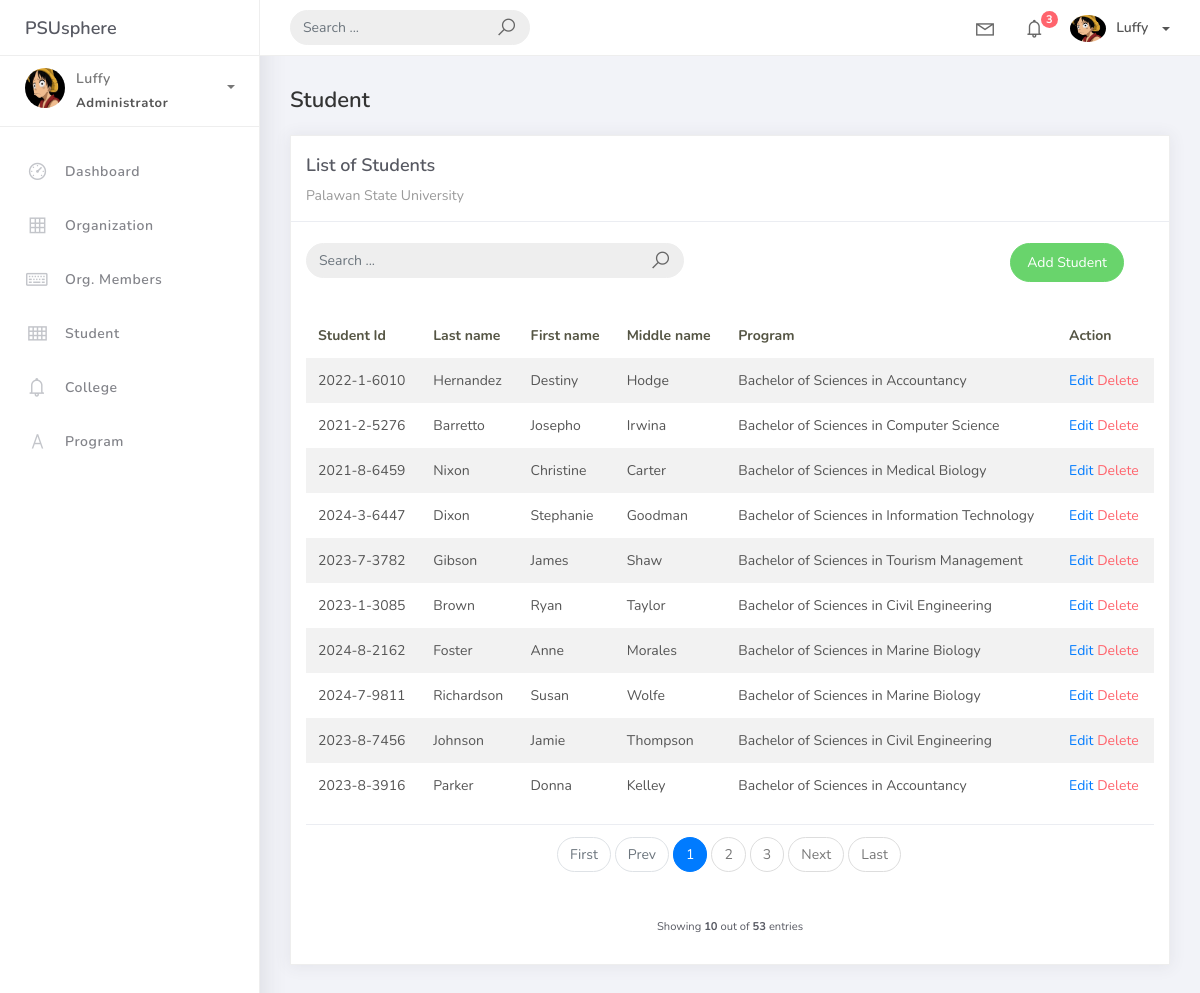
Screenshot of /student_list with the database file from the repository.
### studentorg/models.py (models this page shows, shortened)
class BaseModel(models.Model):
    created_at = models.DateTimeField(auto_now_add=True, db_index=True)
    updated_at = models.DateTimeField(auto_now=True)
    class Meta:
        abstract = True

class Student(BaseModel):
    student_id = models.CharField(max_length=15)
    lastname = models.CharField(max_length=25)
    firstname = models.CharField(max_length=25)
    middlename = models.CharField(max_length=25, blank=True, null=True)
    program = models.ForeignKey(Program, on_delete=models.CASCADE)

class Program(BaseModel):
    prog_name = models.CharField(max_length=150)
    college = models.ForeignKey(College, on_delete=models.CASCADE)
    def __str__(self):
        return self.prog_name

### studentorg/views.py (the view, shortened to what this page needs)
# urls.py: path('student_list', StudentList.as_view(), name='student-list'),
class StudentList(ListView):
    model = Student
    context_object_name = 'student'
    template_name = 'student/stud_list.html'
    paginate_by = 10
    def get_queryset(self, *args, **kwargs):
        qs = super(StudentList, self).get_queryset(*args, **kwargs)
        return qs

### templates/student/stud_list.html (shortened to what this page needs)
{% extends 'base.html' %} {% load static %} {% block content %}
<div class="content">
  <div class="container-fluid">
    <h4 class="page-title">Student</h4>
    <div class="row">
      <div class="col-md-12">
        <div class="card">
          <div class="card-header">
            <div class="card-title">List of Students</div>
            <div class="card-category">Palawan State University</div>
          </div>
          <br />
          <div class="col-md-12 row">
            <div class="col-md-6">
              <form class="navbar-left navbar-form nav-search mr-md-3" action="{% url 'student-list' %}">
                <div class="input-group">
                  <input type="text"placeholder="Search ..." class="form-control" name="q"/>
                  <div class="input-group-append">
                    <span class="input-group-text">
                      <i class="la la-search search-icon"></i>
                    </span>
                  </div>
                </div>
              </form>
            </div>
            <div class="col-md-6">
              <div class="pull-right">
                <a
                  href="{% url 'student-add' %}"
                  class="btn btn-success btn-rounded"
                  >Add Student</a
                >
              </div>
            </div>
          </div>
          <div class="card-body">
            <table class="table table-striped mt-3">
              <thead>
                <tr>
                  <th scope="col">Student Id</th>
                  <th scope="col">Last name</th>
                  <th scope="col">First name</th>
                  <th scope="col">Middle name</th>
                  <th scope="col">Program</th>
                  <th scope="col">Action</th>
                </tr>
              </thead>
              <tbody>
                {% for object in object_list %}
                <tr>
                  <td>{{ object.student_id}}</td>
                  <td>{{ object.lastname }}</td>
                  <td>{{ object.firstname }}</td>
                  <td>{{ object.middlename }}</td>
                  <td>{{ object.program }}</td>
                  <td>
                    <a href="student_list/{{object.id}}">Edit</a>
                    <a
                      href="student_list/{{object.id}}/delete"
                      class="text-danger"
                      >Delete</a
                    >
                  </td>
                </tr>
                {% endfor %}
              </tbody>
            </table>
            {% include 'includes/pagination.html' %}
          </div>
        </div>
      </div>
    </div>
  </div>
</div>
{% endblock %}

### rows the page displays
Student: student_id "2022-1-6010", lastname "Hernandez", firstname "Destiny", middlename "Hodge", program "Bachelor of Sciences in Accountancy"
Student: student_id "2021-2-5276", lastname "Barretto", firstname "Josepho", middlename "Irwina", program "Bachelor of Sciences in Computer Science"
Student: student_id "2021-8-6459", lastname "Nixon", firstname "Christine", middlename "Carter", program "Bachelor of Sciences in Medical Biology"
Student: student_id "2024-3-6447", lastname "Dixon", firstname "Stephanie", middlename "Goodman", program "Bachelor of Sciences in Information Technology"
Student: student_id "2023-7-3782", lastname "Gibson", firstname "James", middlename "Shaw", program "Bachelor of Sciences in Tourism Management"
Student: student_id "2023-1-3085", lastname "Brown", firstname "Ryan", middlename "Taylor", program "Bachelor of Sciences in Civil Engineering"
Student: student_id "2024-8-2162", lastname "Foster", firstname "Anne", middlename "Morales", program "Bachelor of Sciences in Marine Biology"
Student: student_id "2024-7-9811", lastname "Richardson", firstname "Susan", middlename "Wolfe", program "Bachelor of Sciences in Marine Biology"
Student: student_id "2023-8-7456", lastname "Johnson", firstname "Jamie", middlename "Thompson", program "Bachelor of Sciences in Civil Engineering"
Student: student_id "2023-8-3916", lastname "Parker", firstname "Donna", middlename "Kelley", program "Bachelor of Sciences in Accountancy"

### other values shown
{{ page_num }} "1"
{{ page_num }} "2" "3"
{{ object_list.count }} "10"
{{ paginator.count }} "53"
